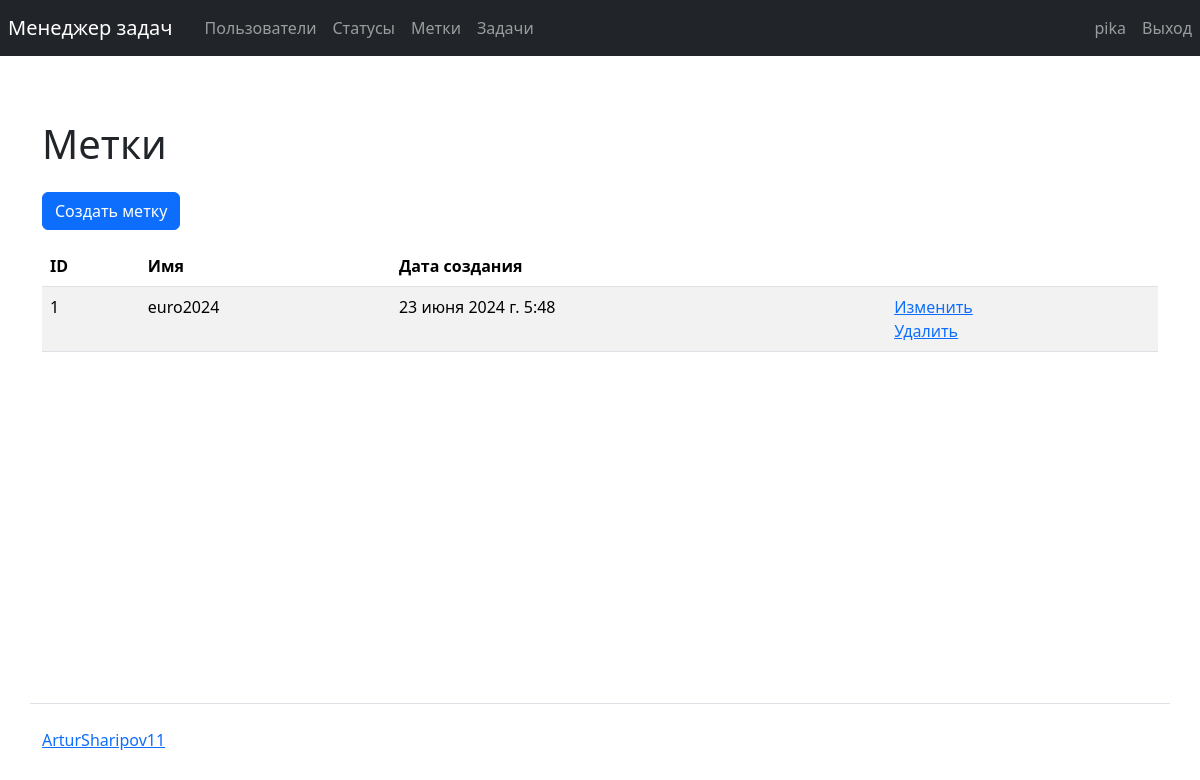
The app's page /labels/ (signed in) with its own data.
### task_manager/users/models.py (models this page shows)
class User(AbstractUser):
    def __str__(self):
        return self.get_full_name()

### task_manager/labels/models.py (models this page shows, shortened)
class Label(models.Model):
    name = models.CharField(max_length=200, unique=True, verbose_name=_('Name'))
    timestamp = models.DateTimeField(auto_now_add=True)

### task_manager/labels/views.py (the view)
# urls.py: path('', views.IndexLabels.as_view(), name='labels'),
class IndexLabels(NoPermissionMixin, NoAuthMixin, ListView):
    model = Label
    template_name = 'labels/labels.html'
    context_object_name = 'labels'
    def get_context_data(self, **kwargs: Any) -> dict[str, Any]:
        context = super().get_context_data(**kwargs)
        context['messages'] = messages.get_messages(self.request)
        return context

### task_manager/mixins.py (called while the page is built)
    def dispatch(self, request, *args, **kwargs):
        self.permission_denied_message = _(
            'You are not authorized! Please come in.')
        self.permission_denied_url = reverse_lazy('login')
        return super().dispatch(request, *args, **kwargs)

### task_manager/templates/labels/labels.html
{% extends "base.html" %}
{% load i18n %}
{% block main %}
  <main>
    <h1 class="my-4">{% translate "Labels" %}</h1>
    <a class="btn btn-primary mb-3" href="{% url 'create_label' %}">{% translate "Create label" %}</a>
    <table class="table table-striped">
      <thead>
        <tr>
          <th>ID</th>
          <th>{% translate "Name" %}</th>
          <th>{% translate "Create date" %}</th>
          <th></th>
        </tr>
      </thead>
      {% for label in labels %}
      <tbody>
          <tr>
            <td>{{ label.id }}</td>
            <td>{{ label.name }}</td>
            <td>{{ label.timestamp }}</td>
            <td>
              <a href="{% url 'update_label' label.id %}">{% translate "Change" %}</a>
              <br>
              <a href="{% url 'delete_label' label.id %}">{% translate "Delete" %}</a>
            </td>
          </tr>
      </tbody>
      {% endfor %}
    </table>
  </main>
{% endblock %}

### task_manager/templates/header.html (shortened to what this page needs)
{% load i18n %}
<nav class="navbar navbar-expand-md navbar-dark fixed-top bg-dark">
  <div class="collapse navbar-collapse d-lg-flex" id="navbarCollapse">
    <ul class="navbar-nav col-lg-9 justify-content-lg-start">
      <li class="nav-item active">
        <a class="navbar-brand nav-link" href="{% url 'home' %}">{% translate "Task manger" %}</a>
      </li>
      <li class="nav-item active">
        <a class="nav-link" href="{% url 'users' %}">{% translate "Users" %}</a>
      </li>
      {% if user.is_authenticated %}
      <li class="nav-item">
        <a class="nav-link" href="{% url 'statuses' %}">{% translate "Statuses" %}</a>
      </li>
      <li class="nav-item">
        <a class="nav-link" href="{% url 'labels' %}">{% translate "Labels" %}</a>
      </li>
      <li class="nav-item">
        <a class="nav-link" href="{% url 'tasks' %}">{% translate "Tasks" %}</a>
      </li>
      {% endif %}
    </ul>
    <ul class="navbar-nav col-lg-3 justify-content-lg-end">
    {% if user.is_authenticated %}
    <li class="nav-item">
        <a class="nav-link" href="#">{{ user.username }}</a>
    </li>
    <li class="nav-item">
        <form method="post" action="{% url 'logout' %}">
            <input class="btn nav-link" type="submit" value="{% translate 'Log Out' %}">
        </form>
    </li>
    {% endif %}
    </ul>
  </div>
</nav>

### records on screen
User: username "pika"
Label: id "1", name "euro2024", timestamp "23 июня 2024 г. 5:48"
